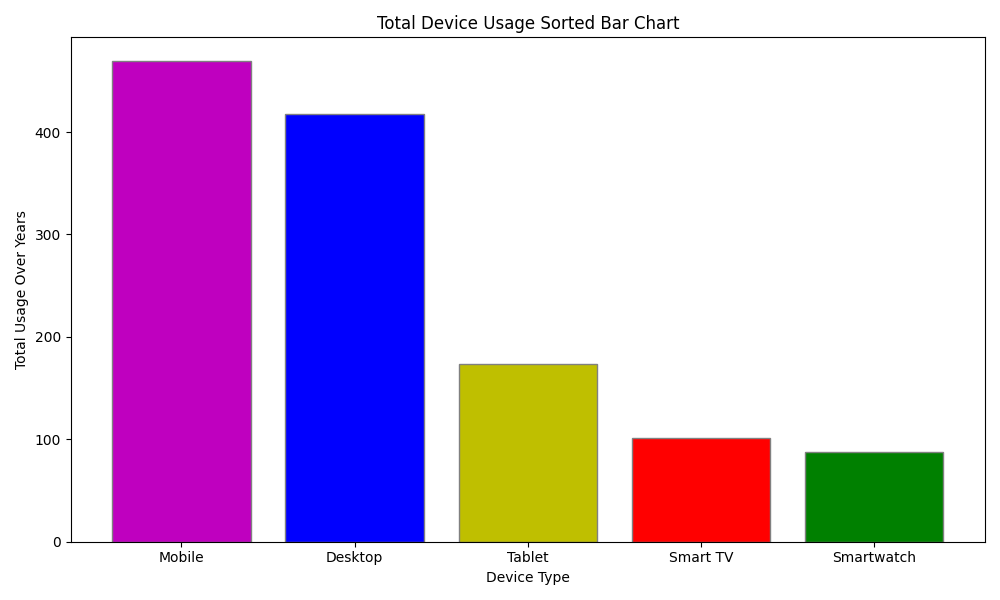

Generate this figure with Python:
import matplotlib.pyplot as plt

# Data
device_labels = ['Desktop', 'Mobile', 'Tablet', 'Smart TV', 'Smartwatch']
usage_data = {
    'Desktop': [54, 50, 47, 44, 40, 36, 33, 31, 30, 28, 25],
    'Mobile': [20, 25, 30, 35, 40, 45, 50, 52, 55, 57, 60],
    'Tablet': [10, 12, 14, 15, 16, 17, 18, 18, 18, 18, 18],
    'Smart TV': [2, 3, 4, 5, 6, 8, 10, 12, 14, 17, 20],
    'Smartwatch': [1, 2, 3, 4, 5, 7, 9, 11, 13, 15, 18]
}

# Calculate the total usage for each category
total_usage = {device: sum(usage) for device, usage in usage_data.items()}

# Sort devices based on total usage
sorted_devices = sorted(total_usage.items(), key=lambda x: x[1], reverse=True)

fig, ax = plt.subplots(figsize=(10, 6))

# Manually setting the order of colors
colors = ['m', 'b', 'y', 'r', 'g']
ax.bar([device[0] for device in sorted_devices], [device[1] for device in sorted_devices], 
       color=colors[:len(sorted_devices)], edgecolor='grey')

ax.set_ylabel('Total Usage Over Years')
ax.set_xlabel('Device Type')
ax.set_title('Total Device Usage Sorted Bar Chart')

plt.tight_layout()
plt.show()
